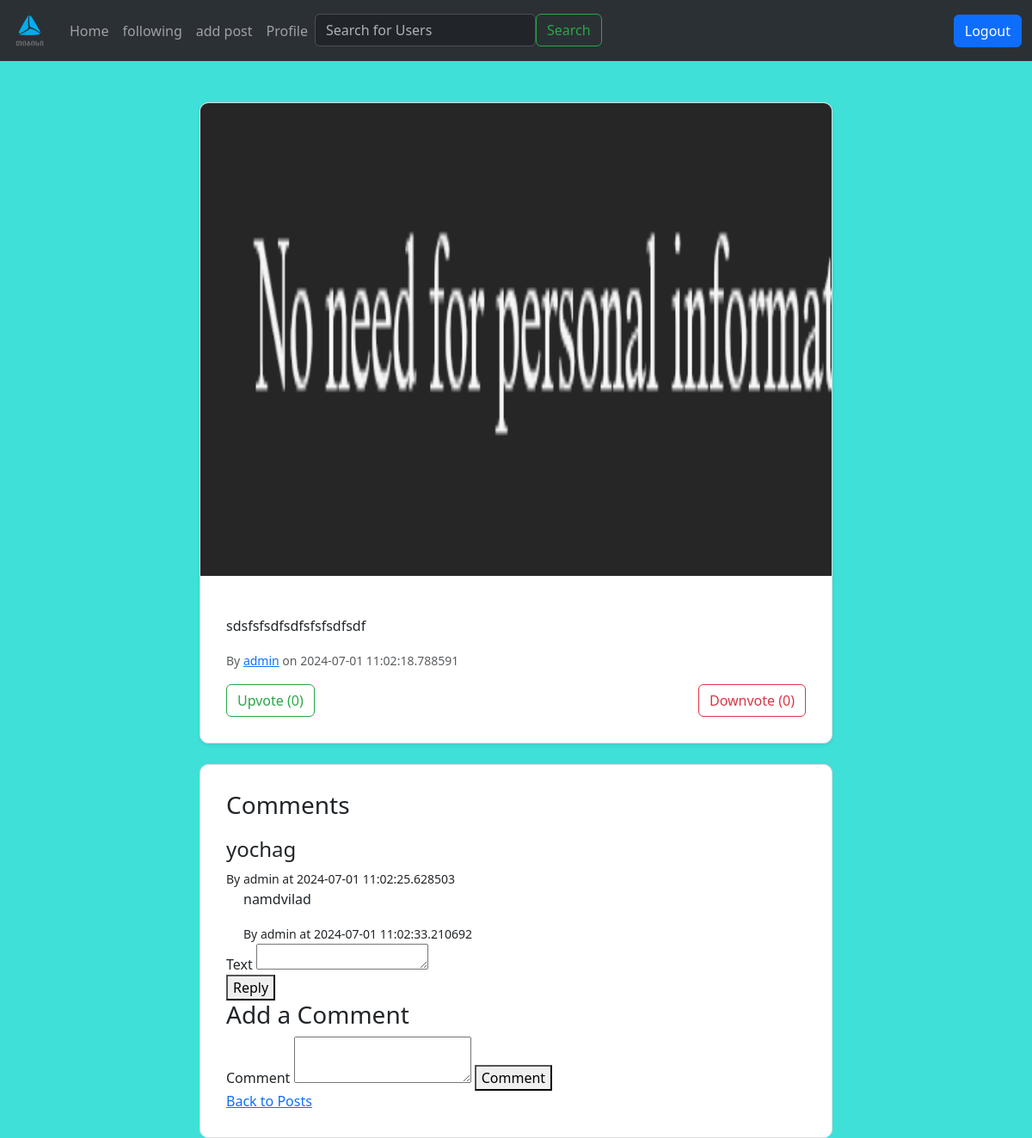
The app's page /post/1 (signed in) with its own data.
### models.py (models this page shows, shortened)
class Post(db.Model):
    id = db.Column(db.Integer, primary_key=True, autoincrement=True)
    text = db.Column(db.String)
    file_path = db.Column(db.String)
    user_id = db.Column(db.Integer, db.ForeignKey('user.id'), nullable=False)
    upvote_count = db.Column(db.Integer, default=0)
    downvote_count = db.Column(db.Integer, default=0)
    user = db.relationship('User', backref=db.backref('posts', lazy=True, cascade="all, delete-orphan"))
    created_at = db.Column(db.DateTime, default=datetime.utcnow, nullable=False)
    comments = db.relationship('Comment', backref='post', lazy=True)

class User(db.Model, UserMixin):
    id = db.Column(db.Integer, primary_key=True, autoincrement=True)
    user_name = db.Column(db.String, unique=True)
    password = db.Column(db.String)
    role = db.Column(db.String, default = 'guest')
    followers = db.relationship('Follower', foreign_keys='Follower.followed_id', backref='followed', lazy='dynamic')
    followed = db.relationship('Follower', foreign_keys='Follower.follower_id', backref='follower', lazy='dynamic')

class Comment(db.Model):
    id = db.Column(db.Integer, primary_key=True, autoincrement=True)
    text = db.Column(db.String, nullable=False)
    post_id = db.Column(db.Integer, db.ForeignKey('post.id'), nullable=False)
    parent_id = db.Column(db.Integer, db.ForeignKey('comment.id'), nullable=True)
    user_id = db.Column(db.Integer, db.ForeignKey('user.id'), nullable=False)
    created_at = db.Column(db.DateTime, default=datetime.utcnow, nullable=False)
    user = db.relationship('User', backref='comments')
    replies = db.relationship('Comment', backref=db.backref('parent', remote_side=[id]), lazy=True)

### routes.py (the view, shortened to what this page needs)
@app.route('/post/<int:post_id>', methods=['GET', 'POST'])
@login_required
def post_detail(post_id):
    yesterday = datetime.now() - timedelta(days=1)
    post = Post.query.get_or_404(post_id)
    if post.created_at < yesterday:
        return abort(404)
    form = CommentForm()
    reply_form = ReplyForm()
    if form.validate_on_submit() and 'comment' in request.form:
        new_comment = Comment(text=form.text.data, user_id=current_user.id, post_id=post_id)
        db.session.add(new_comment)
        db.session.commit()
        flash('Comment added successfully!', 'success')
        return redirect(url_for('post_detail', post_id=post_id))
    comments = Comment.query.filter_by(post_id=post_id, parent_id=None).all()
    return render_template('post_detail.html', post=post, form=form, comments=comments, reply_form=reply_form)

### forms.py
class CommentForm(FlaskForm):
    text = TextAreaField('Comment', validators=[DataRequired()])
    submit = SubmitField('Submit')

class ReplyForm(FlaskForm):
    text = TextAreaField('Text', validators=[DataRequired()])
    submit = SubmitField('Reply')

### models.py (called while the page is built)
@login_manager.user_loader
def load_user(id):
    return User.query.get(id)

### templates/post_detail.html (shortened to what this page needs)
{% extends "layout.html" %}
{% block content %}
<div class="container mt-5">
    <div class="row">
        <div class="col-md-8 offset-md-2">
            <div class="card shadow-sm">
                {% if post.file_path %}
                <p><img src="{{ url_for('static', filename=post.file_path) }}" height="550px" width="855px" > </p>
                {% endif %}
                <div class="card-body">
                    <p class="card-text">{{ post.text }}</p>
                    <p class="card-text"><small class="text-muted">By
                        <a href="{{ url_for('profile', username=post.user.user_name) }}">{{ post.user.user_name }}</a>
                        on {{ post.created_at }}</small></p>
                    <div class="d-flex justify-content-between align-items-center mt-2">
                        <form method="POST" action="{{ url_for('upvote', post_id=post.id) }}">
                            <button type="submit" class="btn btn-outline-success">Upvote ({{ post.upvote_count }})</button>
                        </form>
                        <form method="POST" action="{{ url_for('downvote', post_id=post.id) }}">
                            <button type="submit" class="btn btn-outline-danger">Downvote ({{ post.downvote_count }})</button>
                        </form>
                    </div>
                </div>
            </div>
 <div class="card mt-4">
     <div class="card-body">
      <h5 class="card-title">Comments</h5>
            {% for comment in comments %}
    <div>
        <h4>{{ comment.text }}</h4>
        <small>By {{ comment.user.user_name }} at {{ comment.created_at }}</small>
        {% for reply in comment.replies %}
            <div style="margin-left: 20px;">
                <p>{{ reply.text }}</p>
                <small>By {{ reply.user.user_name }} at {{ reply.created_at }}</small>
            </div>
        {% endfor %}
        <form method="POST" action="{{ url_for('post_detail', post_id=post.id) }}">
            <div class="reply-box-wrapper">
                {{ reply_form.text.label }} {{ reply_form.text(class_='reply-box') }}
            </div>
            <button type="submit" name="reply">Reply</button>
        </form>
    </div>
{% endfor %}
<h3>Add a Comment</h3>
<form method="POST" action="{{ url_for('post_detail', post_id=post.id) }}">
    {{ form.text.label }} {{ form.text() }}
    <button type="submit" name="comment">Comment</button>
</form>
<a href="{{ url_for('index') }}">Back to Posts</a>
</div>
        </div>
    </div>
</div>
{% endblock %}

### templates/layout.html (shortened to what this page needs)
<!DOCTYPE html>
<html lang="en">
<head>
    <link href="https://cdn.jsdelivr.net/npm/bootstrap@5.3.3/dist/css/bootstrap.min.css" rel="stylesheet">
    <link rel="stylesheet" href="{{ url_for('static', filename='style.css') }}">
</head>
<body>
    <nav class="navbar navbar-expand-lg bg-body-tertiary" data-bs-theme="dark">
        <div class="container-fluid">
          <a class="navbar-brand" href="https://www.tbceducation.ge/" target = "_blank"><img src="..\static\tbc-logo.png" height="45px" width="45"></a>
          <div class="collapse navbar-collapse" id="navbarSupportedContent">
            <ul class="navbar-nav me-auto mb-2 mb-lg-0">
              <li class="nav-item">
                {% if current_user.is_authenticated %}
                <a class="nav-link {% if request.endpoint == 'index' %}active {% endif %}" aria-current="page" href="/home">Home</a>
                {% else %}
                <a class="nav-link {% if request.endpoint == 'index' %}active {% endif %}" aria-current="page" href="/login">Home</a>
                {% endif %}
              </li>
              <li class="nav-item">
                {% if current_user.is_authenticated %}
                <a class="nav-link {% if request.endpoint == 'friend' %}active {% endif %}" href="/following">following</a>
                {% else %}
                <a class="nav-link {% if request.endpoint == 'friend' %}active {% endif %}" href="/login">following</a>
                {% endif %}
              </li>
              <li class="nav-item">
                <a class="nav-link" href="/post">add post</a>
              </li>
              {% if current_user.is_authenticated %}
              <li class="nav-item">
                  <a class="nav-link {% if request.endpoint == 'profile' %}active {% endif %}" href="{{ url_for('profile', username=current_user.user_name)}}">Profile</a>
              </li>
              <li class="nav-item">
                <form class="d-flex" role="search" action="{{ url_for('search') }}" method="POST">
                   <input class="form-control mr-sm-2" type="search" placeholder="Search for Users" aria-label="Search" name="query">
                   <button class="btn btn-outline-success my-2 my-sm-0" type="submit">Search</button>
               </form>
              </li>
            </ul>
            <form class="d-flex" role="search">
                 <a class ="btn btn-primary" href="/logout" type = "submit">Logout </a>
                {% else %}
              <a class ="btn btn-primary" href="/register" type = "submit">Register </a>
              <a class ="btn btn-primary" href="/login" type = "submit">Login </a>
             {% endif %}
            </form>
          </div>
        </div>
      </nav>
      {% block content %}
      {% endblock %}
</body>
</html>

### static/style.css (style rules this page uses)
body { background-color: #3ee0d8; }
.card { border: 1px solid #ddd; border-radius: 10px; overflow: hidden; }
.card-body { padding: 30px; }
.card-title { font-size: 1.75rem; margin-bottom: 20px; }
.container { margin-top: 30px; }
.btn-outline-success { color: #28a745; border-color: #28a745; }
.btn-outline-danger { color: #dc3545; border-color: #dc3545; }

### templates/post_detail.html (style rules this page uses)
.reply-box { width: 200px; height: 30px; }

### records on screen
Post: file_path (picture), text "sdsfsfsdfsdfsfsfsdfsdf", created_at "2024-07-01 11:02:18.788591", upvote_count "0", downvote_count "0"
User: user.user_name "admin"
Comment: text "yochag", user.user_name "admin", created_at "2024-07-01 11:02:25.628503", text.label "Text"
Comment: text "namdvilad", user.user_name "admin", created_at "2024-07-01 11:02:33.210692"
